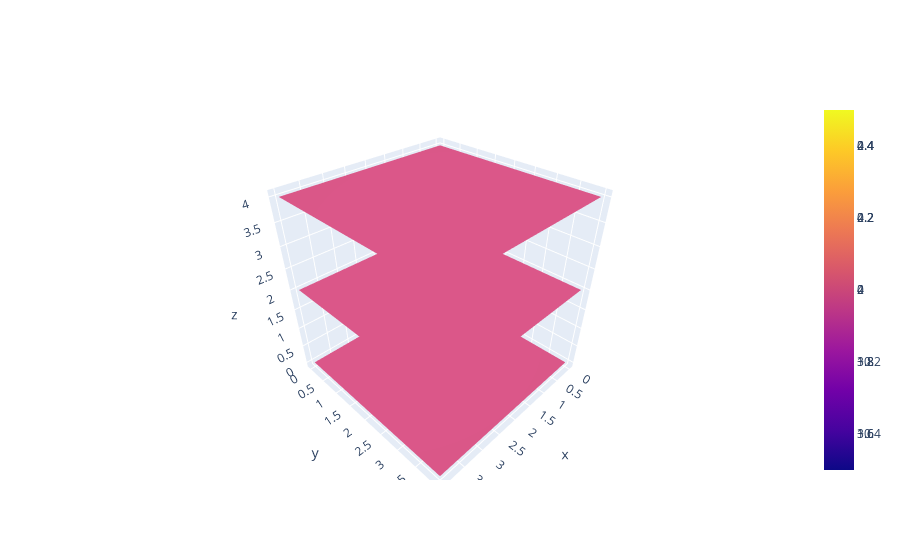

Notebook source saved alongside this figure:
### Code cell
import plotly.graph_objects as go
xx = o_h.x.reshape((nt, ny, nx))
go.Figure(data = [go.Surface(z = xx[i,:,:] + 2 * i) for i in range(nt)])

### Figure 1 — Plotly figure (JSON) as saved in the notebook; plotly's stock layout.template omitted (floating-point values rounded to 4 significant figures)
{"data": [{"type": "surface", "z": [[0, 0, 0, 0, 0], [0, 0, 0, 0, 0], [0, 0, 0, 0, 0], [0, 0, 0, 0, 0], [0, 0, 0, 0, 0]]}, {"type": "surface", "z": [[2, 2, 2, 2, 2], [2, 2, 2, 2, 2], [2, 2, 2, 2, 2], [2, 2, 2, 2, 2], [2, 2, 2, 2, 2]]}, {"type": "surface", "z": [[4, 4, 4, 4, 4], [4, 4, 4, 4, 4], [4, 4, 4, 4, 4], [4, 4, 4, 4, 4], [4, 4, 4, 4, 4]]}], "layout": {}}
